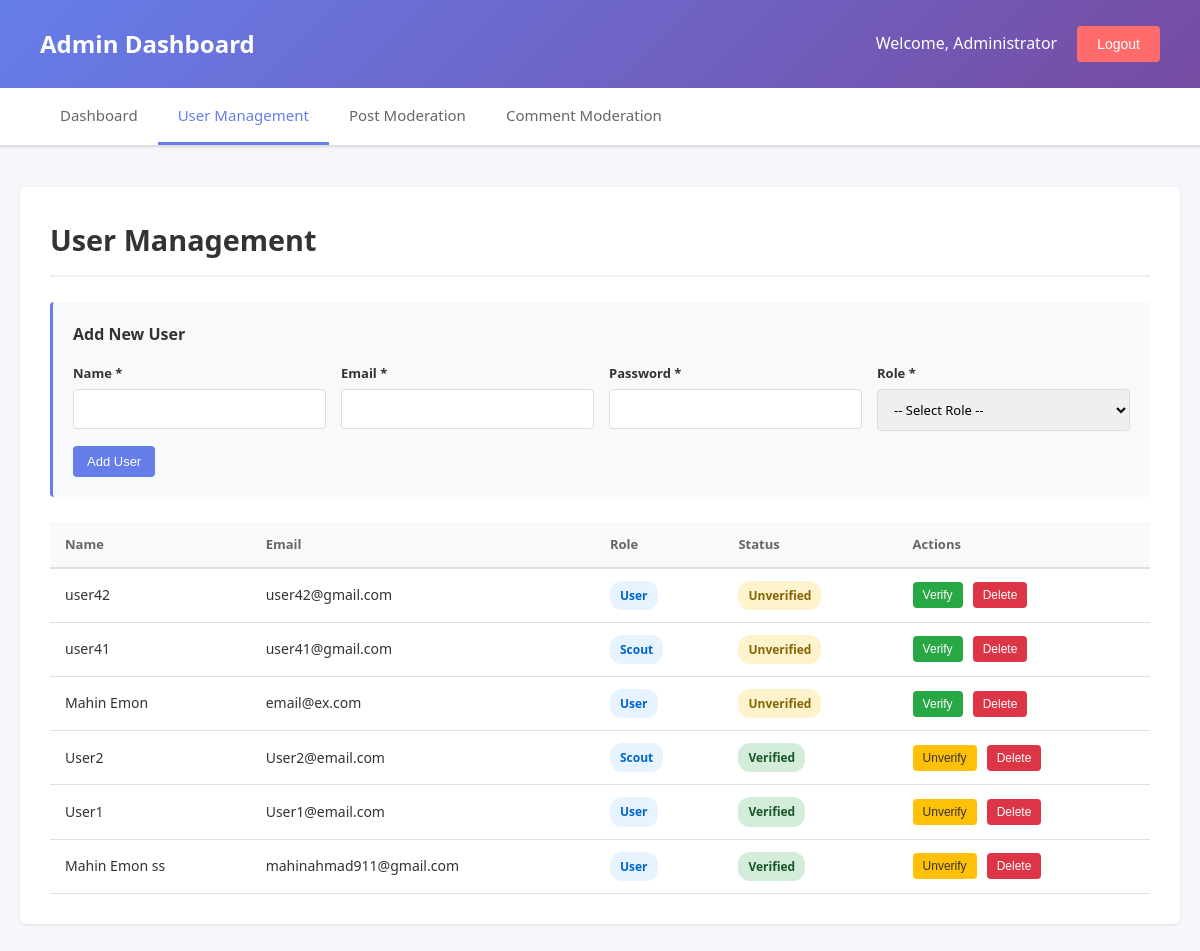
The page /index.php?page=admin&module=users (signed in) on the database its author committed.
### tables this page shows
CREATE TABLE `users` (
  `id` int(11) NOT NULL,
  `name` varchar(100) NOT NULL,
  `email` varchar(150) NOT NULL,
  `password_hash` varchar(255) NOT NULL,
  `role` enum('admin','scout','user') NOT NULL,
  `is_verified` tinyint(1) DEFAULT 0,
  `profile_picture` varchar(255) DEFAULT NULL,
  `remember_token` varchar(255) DEFAULT NULL,
  `created_at` timestamp NOT NULL DEFAULT current_timestamp()
);

### controllers.php (called while the page is built, shortened)
<?php
function adminCtrl($conn) {
    $submodule = $_GET['module'] ?? 'dashboard';
    $allUsers = array();
    if ($submodule === 'users') {
        $allUsers = getAllUsers($conn);
    } elseif ($submodule === 'posts') {
        $pendingRequests = getPendingPostRequests($conn);
        $approvedPosts = getApprovedPostsForModeration($conn);
    } elseif ($submodule === 'comments') {
        $allComments = getAllComments($conn);
    }
    require 'views/admin.php';
}

### models.php (called while the page is built, shortened)
<?php
function getAllUsers($conn) {
    $sql = "SELECT id, name, email, role, is_verified FROM users WHERE role IN ('scout', 'user') ORDER BY id DESC";
    $result = mysqli_query($conn, $sql);
    $users = array();
    while ($row = mysqli_fetch_assoc($result)) {
        $users[] = $row;
    }
    return $users;
}
?>

### views/admin.php (the view, shortened to what this page needs)
<!DOCTYPE html>
<html lang="en">
<head>
    <link rel="stylesheet" href="auth-style.css">
</head>
<body>
    <div class="admin-header">
        <div class="admin-title">Admin Dashboard</div>
        <div class="admin-user">
            <span>Welcome, <?php echo htmlspecialchars($_SESSION['user']['name']); ?></span>
            <form method="GET" action="index.php" style="display: inline;">
                <button type="submit" class="logout-btn">Logout</button>
            </form>
        </div>
    </div>
    <div class="nav-tabs">
        <a href="index.php?page=admin" class="nav-tab <?php echo (!isset($_GET['module']) || $_GET['module'] === 'dashboard') ? 'active' : ''; ?>">Dashboard</a>
        <a href="index.php?page=admin&module=users" class="nav-tab <?php echo ($_GET['module'] ?? '') === 'users' ? 'active' : ''; ?>">User Management</a>
        <a href="index.php?page=admin&module=posts" class="nav-tab <?php echo ($_GET['module'] ?? '') === 'posts' ? 'active' : ''; ?>">Post Moderation</a>
        <a href="index.php?page=admin&module=comments" class="nav-tab <?php echo ($_GET['module'] ?? '') === 'comments' ? 'active' : ''; ?>">Comment Moderation</a>
    </div>
    <div class="container">
        <?php
        $module = $_GET['module'] ?? 'dashboard';
        ?>
        <?php if ($module === 'users'): ?>
            <div class="section">
                <h2 class="section-title">User Management</h2>
                <div class="subsection">
                    <div class="subsection-title">Add New User</div>
                    <form method="POST" action="">
                        <div class="form-row">
                            <div class="form-group">
                                <label>Name *</label>
                                <input type="text" name="user_name" required>
                            </div>
                            <div class="form-group">
                                <label>Email *</label>
                                <input type="email" name="user_email" required>
                            </div>
                            <div class="form-group">
                                <label>Password *</label>
                                <input type="password" name="user_password" required>
                            </div>
                            <div class="form-group">
                                <label>Role *</label>
                                <select name="user_role" required>
                                    <option value="">-- Select Role --</option>
                                </select>
                            </div>
                        </div>
                        <button type="submit" name="add_user" class="btn btn-primary">Add User</button>
                    </form>
                </div>
                <?php if (!empty($allUsers)): ?>
                    <table>
                        <thead>
                            <tr>
                                <th>Name</th>
                                <th>Email</th>
                                <th>Role</th>
                                <th>Status</th>
                                <th>Actions</th>
                            </tr>
                        </thead>
                        <tbody>
                            <?php foreach ($allUsers as $user): ?>
                                <tr>
                                    <td><?php echo htmlspecialchars($user['name'] ?? ''); ?></td>
                                    <td><?php echo htmlspecialchars($user['email'] ?? ''); ?></td>
                                    <td>
                                        <span class="badge badge-info">
                                            <?php echo htmlspecialchars(ucfirst($user['role'] ?? 'user')); ?>
                                        </span>
                                    </td>
                                    <td>
                                        <span class="badge <?php echo ($user['is_verified'] ?? 0) ? 'badge-success' : 'badge-warning'; ?>">
                                            <?php echo ($user['is_verified'] ?? 0) ? 'Verified' : 'Unverified'; ?>
                                        </span>
                                    </td>
                                    <td>
                                        <div class="action-buttons">
                                            <form method="POST" action="" style="display: inline;">
                                                <button type="submit" name="verify_user" class="btn btn-sm <?php echo ($user['is_verified'] ?? 0) ? 'btn-warning' : 'btn-success'; ?>" onclick="return confirm('Toggle verification status?');">
                                                    <?php echo ($user['is_verified'] ?? 0) ? 'Unverify' : 'Verify'; ?>
                                                </button>
                                            </form>
                                            <form method="POST" action="" style="display: inline;">
                                                <button type="submit" name="delete_user" class="btn btn-sm btn-danger" onclick="return confirm('Delete this user and all their data? This cannot be undone.');">Delete</button>
                                            </form>
                                        </div>
                                    </td>
                                </tr>
                            <?php endforeach; ?>
                        </tbody>
                    </table>
                <?php else: ?>
                    <div class="no-data">No users found</div>
                <?php endif; ?>
            </div>
        <?php endif; ?>
    </div>
</body>
</html>

### auth-style.css (style rules this page uses)
* { margin: 0; padding: 0; box-sizing: border-box; }
body { font-family: 'Segoe UI', Tahoma, Geneva, Verdana, sans-serif; color: #333; line-height: 1.6; background: #f5f5f5; }
.container { max-width: 1200px; margin: 0 auto; padding: 20px; }
.btn { display: inline-block; padding: 10px 20px; border: none; border-radius: 5px; cursor: pointer; font-size: 1em; text-decoration: none; transition: all 0.3s; }
.btn-primary { background: #3498db; color: white; }
.btn-danger { background: #e74c3c; color: white; }
.badge { display: inline-block; background: #3498db; color: white; padding: 5px 12px; border-radius: 20px; font-size: 0.85em; }
.section { margin-bottom: 40px; }
.section h2 { font-size: 1.8em; margin-bottom: 25px; color: #333; }

### views/admin.php (style rules this page uses)
* { margin: 0; padding: 0; box-sizing: border-box; }
body { font-family: 'Segoe UI', Tahoma, Geneva, Verdana, sans-serif; background-color: #f5f7fa; color: #333; }
.admin-header { background: linear-gradient(135deg, #667eea 0%, #764ba2 100%); color: white; padding: 25px 40px; display: flex; justify-content: space-between; align-items: center; box-shadow: 0 2px 10px rgba(0,0,0,0.15); }
.admin-title { font-size: 24px; font-weight: 700; }
.admin-user { display: flex; align-items: center; gap: 20px; }
.logout-btn { background-color: #ff6b6b; color: white; border: none; padding: 10px 20px; border-radius: 4px; cursor: pointer; font-size: 14px; transition: background-color 0.3s; }
.nav-tabs { display: flex; background-color: white; border-bottom: 2px solid #e0e0e0; padding: 0 40px; box-shadow: 0 1px 3px rgba(0,0,0,0.05); }
.nav-tab { padding: 15px 20px; cursor: pointer; border-bottom: 3px solid transparent; transition: all 0.3s; text-decoration: none; color: #666; font-weight: 500; font-size: 15px; }
.nav-tab.active { color: #667eea; border-bottom-color: #667eea; }
.container { max-width: 1200px; margin: 0 auto; padding: 40px 20px; }
.section { background: white; padding: 30px; border-radius: 6px; box-shadow: 0 1px 3px rgba(0,0,0,0.1); margin-bottom: 30px; }
.section-title { font-size: 19px; font-weight: 600; margin-bottom: 25px; color: #333; border-bottom: 2px solid #f0f0f0; padding-bottom: 12px; }
.subsection { background-color: #f8f9fa; padding: 20px; border-radius: 4px; margin-bottom: 25px; border-left: 3px solid #667eea; }
.subsection-title { font-size: 16px; font-weight: 600; margin-bottom: 15px; color: #333; }
table { width: 100%; border-collapse: collapse; margin-top: 15px; }
thead { background-color: #f8f9fa; }
th { padding: 12px 15px; text-align: left; font-weight: 600; color: #666; border-bottom: 2px solid #e0e0e0; font-size: 13px; }
td { padding: 12px 15px; border-bottom: 1px solid #e0e0e0; font-size: 14px; }
.btn { padding: 8px 14px; border: none; border-radius: 4px; cursor: pointer; font-size: 13px; transition: all 0.3s; text-decoration: none; display: inline-block; margin-right: 5px; }
.btn-primary { background-color: #667eea; color: white; }
.btn-success { background-color: #28a745; color: white; }
.btn-warning { background-color: #ffc107; color: #333; }
.btn-danger { background-color: #dc3545; color: white; }
.btn-sm { padding: 6px 10px; font-size: 12px; }
.form-group { margin-bottom: 15px; }
.form-row { display: grid; grid-template-columns: repeat(auto-fit, minmax(200px, 1fr)); gap: 15px; }
label { display: block; margin-bottom: 5px; font-weight: 600; color: #333; font-size: 13px; }
input[type="text"], input[type="email"], input[type="password"], select, textarea { width: 100%; padding: 10px 12px; border: 1px solid #ddd; border-radius: 4px; font-size: 13px; font-family: inherit; }
.badge { display: inline-block; padding: 5px 10px; border-radius: 12px; font-size: 12px; font-weight: 600; }
.badge-info { background-color: #e7f3ff; color: #0066cc; }
.badge-success { background-color: #d4edda; color: #155724; }
.badge-warning { background-color: #fff3cd; color: #856404; }
.action-buttons { display: flex; gap: 5px; flex-wrap: wrap; }

### rows shown on the page
users: name "user42", email "user42@gmail.com", role "User", is_verified "Unverified"
users: name "user41", email "user41@gmail.com", role "Scout", is_verified "Unverified"
users: name "Mahin Emon", email "email@ex.com", role "User", is_verified "Unverified"
users: name "User2", email "User2@email.com", role "Scout", is_verified "Verified"
users: name "User1", email "User1@email.com", role "User", is_verified "Verified"
users: name "Mahin Emon ss", email "mahinahmad911@gmail.com", role "User", is_verified "Verified"

### other values the page prints
$_SESSION['user']['name'] "Administrator"
